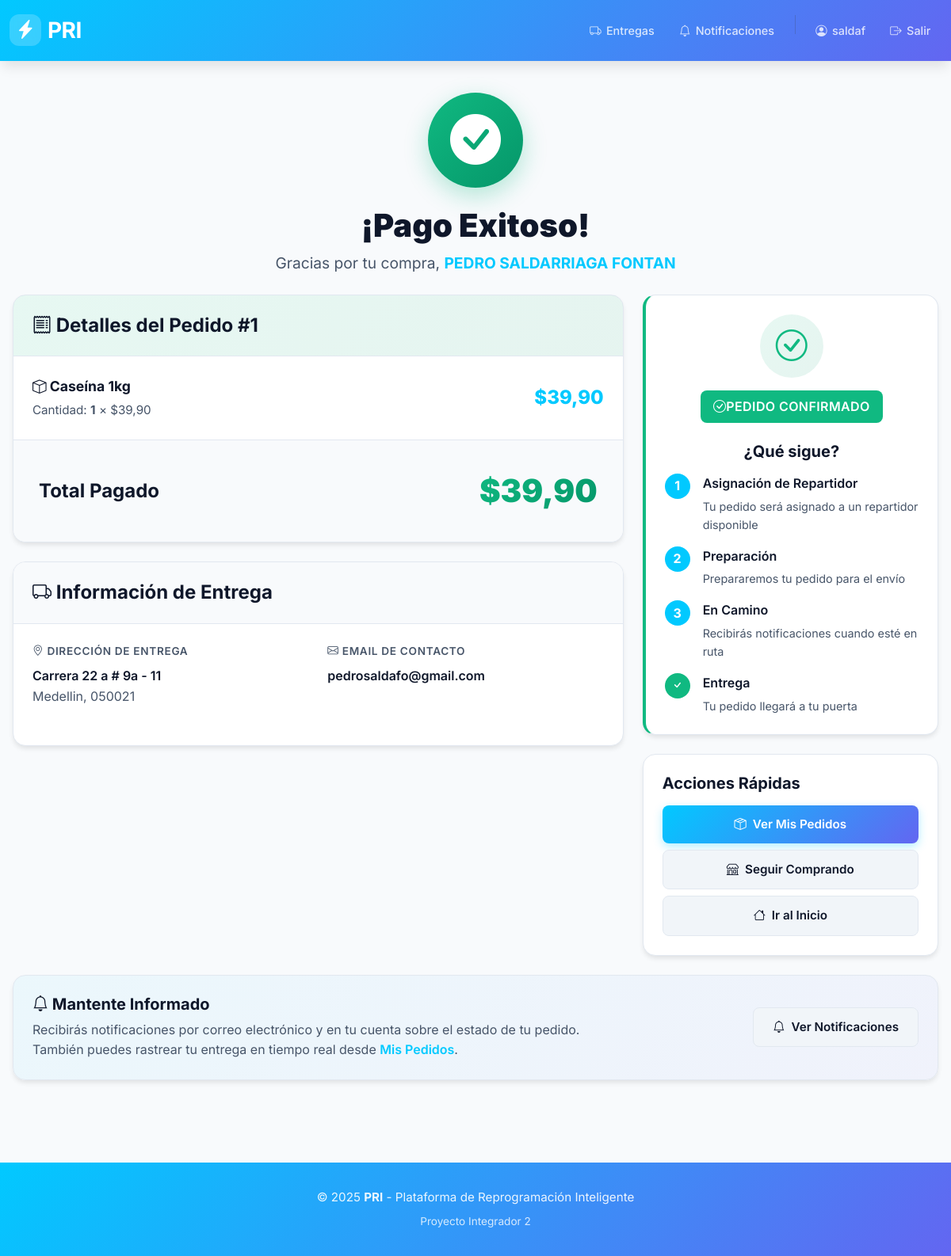
Page /orders/summary/1/ (signed in) on the committed database.
### orders/models.py (models this page shows, shortened)
class Order(models.Model):
    user = models.ForeignKey(User, on_delete=models.SET_NULL, null=True, blank=True, related_name="orders")
    created_at = models.DateTimeField(auto_now_add=True)
    updated_at = models.DateTimeField(auto_now=True)
    full_name = models.CharField(max_length=200)
    email = models.EmailField()
    address = models.CharField(max_length=255)
    city = models.CharField(max_length=100)
    postal_code = models.CharField(max_length=20)
    paid = models.BooleanField(default=False)
    total_amount = models.DecimalField(max_digits=10, decimal_places=2, default=0)

class OrderItem(models.Model):
    order = models.ForeignKey(Order, on_delete=models.CASCADE, related_name="items")
    product = models.ForeignKey(Product, on_delete=models.PROTECT)
    price = models.DecimalField(max_digits=10, decimal_places=2)
    quantity = models.PositiveIntegerField(default=1)
    def get_line_total(self):
        return self.price * self.quantity

### catalog/models.py (models this page shows, shortened)
class Product(models.Model):
    category = models.ForeignKey(Category, on_delete=models.PROTECT, related_name="products")
    name = models.CharField(max_length=200)
    slug = models.SlugField(max_length=220, unique=True, blank=True)
    description = models.TextField(blank=True)
    price = models.DecimalField(max_digits=10, decimal_places=2)
    stock = models.PositiveIntegerField(default=0)
    image = models.ImageField(upload_to="products/", blank=True, null=True)
    created_at = models.DateTimeField(auto_now_add=True)
    updated_at = models.DateTimeField(auto_now=True)
    class Meta:
        ordering = ["-created_at"]

### orders/views.py (the view)
# urls.py: path("summary/<int:order_id>/", views.order_summary, name="summary"),
@login_required
def order_summary(request, order_id: int):
    order = get_object_or_404(Order, id=order_id, user=request.user)
    return render(request, "orders/summary.html", {"order": order})

### orders/templates/orders/summary.html (shortened to what this page needs)
{% extends 'base.html' %}
{% block content %}
<div class="text-center mb-4" style="animation: fadeInDown 0.5s ease-out;">
    <div style="width: 120px; height: 120px; margin: 0 auto 1.5rem; background: linear-gradient(135deg, #10b981 0%, #059669 100%); border-radius: 50%; display: flex; align-items: center; justify-content: center; box-shadow: 0 10px 30px rgba(16, 185, 129, 0.3);">
        <i class="bi bi-check-circle-fill" style="font-size: 4rem; color: white;"></i>
    </div>
    <h1 style="color: var(--text-primary); font-weight: 900; margin-bottom: 0.5rem;">
        ¡Pago Exitoso!
    </h1>
    <p style="color: var(--text-secondary); font-size: 1.2rem;">
        Gracias por tu compra, <strong style="color: var(--pri-blue);">{{ order.full_name }}</strong>
    </p>
</div>
<div class="row g-4">
    <div class="col-lg-8">
        <div class="modern-card mb-4">
            <div class="modern-card-header" style="background: linear-gradient(135deg, rgba(16, 185, 129, 0.1) 0%, rgba(5, 150, 105, 0.1) 100%);">
                <h4 class="mb-0" style="color: var(--text-primary);">
                    <i class="bi bi-receipt"></i> Detalles del Pedido #{{ order.id }}
                </h4>
            </div>
            <div class="modern-card-body" style="padding: 0;">
                {% for it in order.items.all %}
                <div style="padding: 1.5rem; border-bottom: 1px solid var(--border-color); display: flex; justify-content: space-between; align-items: center; gap: 1rem;">
                    <div style="flex-grow: 1;">
                        <div style="font-weight: 700; color: var(--text-primary); font-size: 1.1rem; margin-bottom: 0.25rem;">
                            <i class="bi bi-box"></i> {{ it.product.name }}
                        </div>
                        <div style="color: var(--text-secondary); font-size: 0.95rem;">
                            Cantidad: <strong>{{ it.quantity }}</strong> × ${{ it.price }}
                        </div>
                    </div>
                    <div style="font-weight: 800; color: var(--pri-blue); font-size: 1.5rem;">
                        ${{ it.get_line_total }}
                    </div>
                </div>
                {% endfor %}
                <div style="padding: 2rem; background: var(--bg-secondary);">
                    <div class="d-flex justify-content-between align-items-center">
                        <span style="font-size: 1.5rem; font-weight: 700; color: var(--text-primary);">Total Pagado</span>
                        <span style="font-size: 2.5rem; font-weight: 900; background: linear-gradient(135deg, #10b981 0%, #059669 100%); -webkit-background-clip: text; -webkit-text-fill-color: transparent;">
                            ${{ order.total_amount }}
                        </span>
                    </div>
                </div>
            </div>
        </div>
        <div class="modern-card">
            <div class="modern-card-header">
                <h4 class="mb-0" style="color: var(--text-primary);">
                    <i class="bi bi-truck"></i> Información de Entrega
                </h4>
            </div>
            <div class="modern-card-body">
                <div class="row g-4">
                    <div class="col-md-6">
                        <div style="margin-bottom: 1.5rem;">
                            <div style="font-size: 0.85rem; color: var(--text-secondary); font-weight: 600; text-transform: uppercase; letter-spacing: 0.05em; margin-bottom: 0.5rem;">
                                <i class="bi bi-geo-alt"></i> Dirección de Entrega
                            </div>
                            <div style="font-weight: 600; color: var(--text-primary); font-size: 1rem;">
                                {{ order.address }}
                            </div>
                            <div style="color: var(--text-secondary);">
                                {{ order.city }}, {{ order.postal_code }}
                            </div>
                        </div>
                    </div>
                    <div class="col-md-6">
                        <div style="margin-bottom: 1.5rem;">
                            <div style="font-size: 0.85rem; color: var(--text-secondary); font-weight: 600; text-transform: uppercase; letter-spacing: 0.05em; margin-bottom: 0.5rem;">
                                <i class="bi bi-envelope"></i> Email de Contacto
                            </div>
                            <div style="font-weight: 600; color: var(--text-primary); font-size: 1rem;">
                                {{ order.email }}
                            </div>
                        </div>
                    </div>
                </div>
            </div>
        </div>
    </div>
    <div class="col-lg-4">
        <div class="modern-card mb-4" style="border-left: 4px solid #10b981;">
            <div class="modern-card-body">
                <div style="text-align: center; margin-bottom: 1.5rem;">
                    <div style="width: 80px; height: 80px; margin: 0 auto 1rem; background: linear-gradient(135deg, rgba(16, 185, 129, 0.1) 0%, rgba(5, 150, 105, 0.1) 100%); border-radius: 50%; display: flex; align-items: center; justify-content: center;">
                        <i class="bi bi-check-circle" style="font-size: 2.5rem; color: #10b981;"></i>
                    </div>
                    <span class="modern-badge badge-success" style="font-size: 1rem; padding: 0.5rem 1rem;">
                        <i class="bi bi-check-circle"></i> Pedido Confirmado
                    </span>
                </div>
                <h5 style="color: var(--text-primary); font-weight: 700; margin-bottom: 1rem; text-align: center;">
                    ¿Qué sigue?
                </h5>
                <div style="display: flex; flex-direction: column; gap: 1rem;">
                    <div style="display: flex; align-items: start; gap: 1rem;">
                        <div style="width: 32px; height: 32px; background: var(--pri-blue); border-radius: 50%; display: flex; align-items: center; justify-content: center; color: white; font-weight: 700; flex-shrink: 0;">
                            1
                        </div>
                        <div>
                            <div style="font-weight: 600; color: var(--text-primary); margin-bottom: 0.25rem;">Asignación de Repartidor</div>
                            <div style="font-size: 0.9rem; color: var(--text-secondary);">Tu pedido será asignado a un repartidor disponible</div>
                        </div>
                    </div>
                    <div style="display: flex; align-items: start; gap: 1rem;">
                        <div style="width: 32px; height: 32px; background: var(--pri-blue); border-radius: 50%; display: flex; align-items: center; justify-content: center; color: white; font-weight: 700; flex-shrink: 0;">
                            2
                        </div>
                        <div>
                            <div style="font-weight: 600; color: var(--text-primary); margin-bottom: 0.25rem;">Preparación</div>
                            <div style="font-size: 0.9rem; color: var(--text-secondary);">Prepararemos tu pedido para el envío</div>
                        </div>
                    </div>
                    <div style="display: flex; align-items: start; gap: 1rem;">
                        <div style="width: 32px; height: 32px; background: var(--pri-blue); border-radius: 50%; display: flex; align-items: center; justify-content: center; color: white; font-weight: 700; flex-shrink: 0;">
                            3
                        </div>
                        <div>
                            <div style="font-weight: 600; color: var(--text-primary); margin-bottom: 0.25rem;">En Camino</div>
                            <div style="font-size: 0.9rem; color: var(--text-secondary);">Recibirás notificaciones cuando esté en ruta</div>
                        </div>
                    </div>
                    <div style="display: flex; align-items: start; gap: 1rem;">
                        <div style="width: 32px; height: 32px; background: #10b981; border-radius: 50%; display: flex; align-items: center; justify-content: center; color: white; font-weight: 700; flex-shrink: 0;">
                            <i class="bi bi-check"></i>
                        </div>
                        <div>
                            <div style="font-weight: 600; color: var(--text-primary); margin-bottom: 0.25rem;">Entrega</div>
                            <div style="font-size: 0.9rem; color: var(--text-secondary);">Tu pedido llegará a tu puerta</div>
                        </div>
                    </div>
                </div>
            </div>
        </div>
        <div class="modern-card">
            <div class="modern-card-body">
                <h5 style="color: var(--text-primary); font-weight: 700; margin-bottom: 1rem;">
                    Acciones Rápidas
                </h5>
                <div class="d-grid gap-2">
                    <a href="/orders/my-orders/" class="btn-modern btn-primary-modern">
                        <i class="bi bi-box-seam"></i>
                        Ver Mis Pedidos
                    </a>
                    <a href="/shop/" class="btn-modern btn-secondary-modern">
                        <i class="bi bi-shop"></i>
                        Seguir Comprando
                    </a>
                    <a href="/" class="btn-modern btn-secondary-modern">
                        <i class="bi bi-house"></i>
                        Ir al Inicio
                    </a>
                </div>
            </div>
        </div>
    </div>
</div>
<div class="modern-card mt-4" style="background: linear-gradient(135deg, rgba(1, 201, 255, 0.05) 0%, rgba(99, 102, 241, 0.05) 100%);">
    <div class="modern-card-body">
        <div class="row align-items-center">
            <div class="col-md-8">
                <h5 style="color: var(--text-primary); font-weight: 700; margin-bottom: 0.5rem;">
                    <i class="bi bi-bell"></i> Mantente Informado
                </h5>
                <p style="color: var(--text-secondary); margin-bottom: 0;">
                    Recibirás notificaciones por correo electrónico y en tu cuenta sobre el estado de tu pedido.
                    También puedes rastrear tu entrega en tiempo real desde <a href="/orders/my-orders/" style="color: var(--pri-blue); font-weight: 600;">Mis Pedidos</a>.
                </p>
            </div>
            <div class="col-md-4 text-md-end mt-3 mt-md-0">
                <a href="/orders/notifications/" class="btn-modern btn-secondary-modern">
                    <i class="bi bi-bell"></i> Ver Notificaciones
                </a>
            </div>
        </div>
    </div>
</div>
{% endblock %}

### templates/base.html (shortened to what this page needs)
{% load static %}
<!DOCTYPE html>
<html lang="es">
<head>
    <link href="https://cdn.jsdelivr.net/npm/bootstrap@5.3.3/dist/css/bootstrap.min.css" rel="stylesheet">
    <link rel="stylesheet" href="https://cdn.jsdelivr.net/npm/bootstrap-icons@1.11.3/font/bootstrap-icons.min.css">
    <link rel="stylesheet" href="{% static 'css/modern-style.css' %}">
</head>
<body>
    <nav class="modern-navbar">
        <div class="container-fluid">
            <div class="d-flex align-items-center justify-content-between w-100">
                <a class="navbar-brand-modern" href="/">
                    <span class="brand-icon">
                        <i class="bi bi-lightning-charge-fill"></i>
                    </span>
                    <span style="color: white; font-weight: 700;">PRI</span>
                </a>
                <div class="d-flex align-items-center gap-1 flex-wrap">
                    {% if user.is_authenticated %}
                        {% if user.is_superuser or user.profile.role == 'manager' %}
                            <a class="modern-nav-link-compact" href="/orders/panel/" title="Panel de Administración">
                                <i class="bi bi-speedometer2"></i>
                                <span class="d-none d-lg-inline">Panel</span>
                            </a>
                            <a class="modern-nav-link-compact" href="/orders/notifications/" title="Alertas de Coordinación">
                                <i class="bi bi-bell-fill"></i>
                                <span class="d-none d-lg-inline">Alertas</span>
                            </a>
                        {% elif user.profile.role == 'repartidor' %}
                            <a class="modern-nav-link-compact" href="/orders/my-orders/" title="Mis Entregas">
                                <i class="bi bi-truck"></i>
                                <span class="d-none d-lg-inline">Entregas</span>
                            </a>
                            <a class="modern-nav-link-compact" href="/orders/notifications/" title="Notificaciones">
                                <i class="bi bi-bell"></i>
                                <span class="d-none d-lg-inline">Notificaciones</span>
                            </a>
                        {% endif %}
                    {% endif %}
                    {% if user.is_authenticated %}
                        <a class="modern-nav-link-compact" href="/accounts/profile/" title="Mi Perfil">
                            <i class="bi bi-person-circle"></i>
                            <span class="d-none d-lg-inline">{{ user.username }}</span>
                        </a>
                        <a class="modern-nav-link-compact" href="/accounts/logout/" title="Cerrar Sesión">
                            <i class="bi bi-box-arrow-right"></i>
                            <span class="d-none d-lg-inline">Salir</span>
                        </a>
                    {% endif %}
                </div>
            </div>
        </div>
    </nav>
    <main class="main-container fade-in">
        {% block content %}{% endblock %}
    </main>
    <footer style="background: linear-gradient(135deg, #01c9ff 0%, #6366f1 100%); color: white; padding: 2rem 0; margin-top: 4rem;">
        <div class="container text-center">
            <p style="margin: 0; opacity: 0.9; font-size: 0.95rem;">
                &copy; 2025 <span style="color: white; font-weight: 700;">PRI</span> - Plataforma de Reprogramación Inteligente
            </p>
            <p style="margin: 0.5rem 0 0 0; opacity: 0.8; font-size: 0.85rem;">
                Proyecto Integrador 2
            </p>
        </div>
    </footer>
</body>
</html>

### rows in the picture
Order: full_name "PEDRO SALDARRIAGA FONTAN", id "1", total_amount "39,90", address "Carrera 22 a # 9a - 11", city "Medellin", postal_code "050021", email "pedrosaldafo@gmail.com"
OrderItem: product.name "Caseína 1kg", quantity "1", price "39,90", get_line_total "39,90"

### other values in the picture
{{ user.username }} "saldaf"
